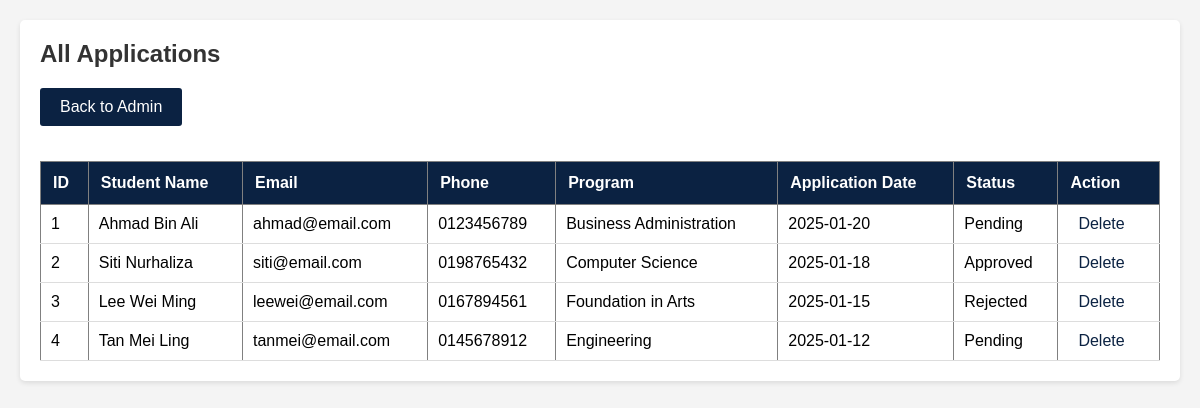
The app's page /klust-admin/backend/view-applications.php with its own data.
### tables this page shows
CREATE TABLE applications (
    id INT AUTO_INCREMENT PRIMARY KEY,
    student_name VARCHAR(100) NOT NULL,
    email VARCHAR(100) NOT NULL,
    phone VARCHAR(20),
    program VARCHAR(200),
    STATUS VARCHAR(20) DEFAULT 'Pending',
    application_date DATE NOT NULL,
    created_at TIMESTAMP DEFAULT CURRENT_TIMESTAMP
);

### klust-admin/backend/view-applications.php (the view, shortened to what this page needs)
<!DOCTYPE html>
<html>
<head>
</head>
<body>
<div class="container">
    <h2>All Applications</h2>
    <a href="../manage-applications.html" class="back-btn">Back to Admin</a>
<?php
$servername = "localhost";
$username = "root";
$password = "";
$dbname = "klust_db";
$conn = mysqli_connect($servername, $username, $password, $dbname);
$sql = "SELECT * FROM applications";
$result = mysqli_query($conn, $sql);
if (mysqli_num_rows($result) > 0) {
    echo" <table border='1' cellpadding='10'>
    <tr>
        <th>ID</th>
        <th>Student Name</th>
        <th>Email</th>
        <th>Phone</th>
        <th>Program</th>
        <th>Application Date</th>
        <th>Status</th>
        <th>Action</th>
    </tr>
    ";
    while($row = mysqli_fetch_assoc($result)) {
        echo " <tr>
        <td>" . $row["id"] . "</td>
        <td>" . $row["student_name"] . "</td>
        <td>" . $row["email"] . "</td>
        <td>" . $row["phone"] . "</td>
        <td>" . $row["program"] . "</td>
        <td>" . $row["application_date"] . "</td>
        <td>" . $row["STATUS"] . "</td>
        <td><a href='delete-application.php?id=" . $row["id"] . "' onclick='return confirm(\"Are you sure you want to delete this application?\")'>Delete</a></td>
    </tr>";
    }
} else {
    echo "0 results";
}
?>
</div>
</body>
</html>

### klust-admin/backend/view-applications.php (style rules this page uses)
body { font-family: Arial; margin: 0; padding: 20px; background: #f4f4f4; }
.container { max-width: 1200px; margin: 0 auto; background: white; padding: 20px; border-radius: 5px; box-shadow: 0 2px 5px rgba(0,0,0,0.1); }
h2 { color: #333; margin-top: 0; }
table { width: 100%; border-collapse: collapse; margin-top: 20px; }
th { background: #0b2242; color: white; padding: 12px; text-align: left; }
td { padding: 10px; border-bottom: 1px solid #ddd; }
a { color: #0b2242; text-decoration: none; padding: 5px 10px; }
.back-btn { display: inline-block; margin-bottom: 15px; padding: 10px 20px; background: #0b2242; color: white; border-radius: 3px; }

### records on screen
applications: id "1", student_name "Ahmad Bin Ali", email "ahmad@email.com", phone "0123456789", program "Business Administration", application_date "2025-01-20", STATUS "Pending"
applications: id "2", student_name "Siti Nurhaliza", email "siti@email.com", phone "0198765432", program "Computer Science", application_date "2025-01-18", STATUS "Approved"
applications: id "3", student_name "Lee Wei Ming", email "leewei@email.com", phone "0167894561", program "Foundation in Arts", application_date "2025-01-15", STATUS "Rejected"
applications: id "4", student_name "Tan Mei Ling", email "tanmei@email.com", phone "0145678912", program "Engineering", application_date "2025-01-12", STATUS "Pending"
